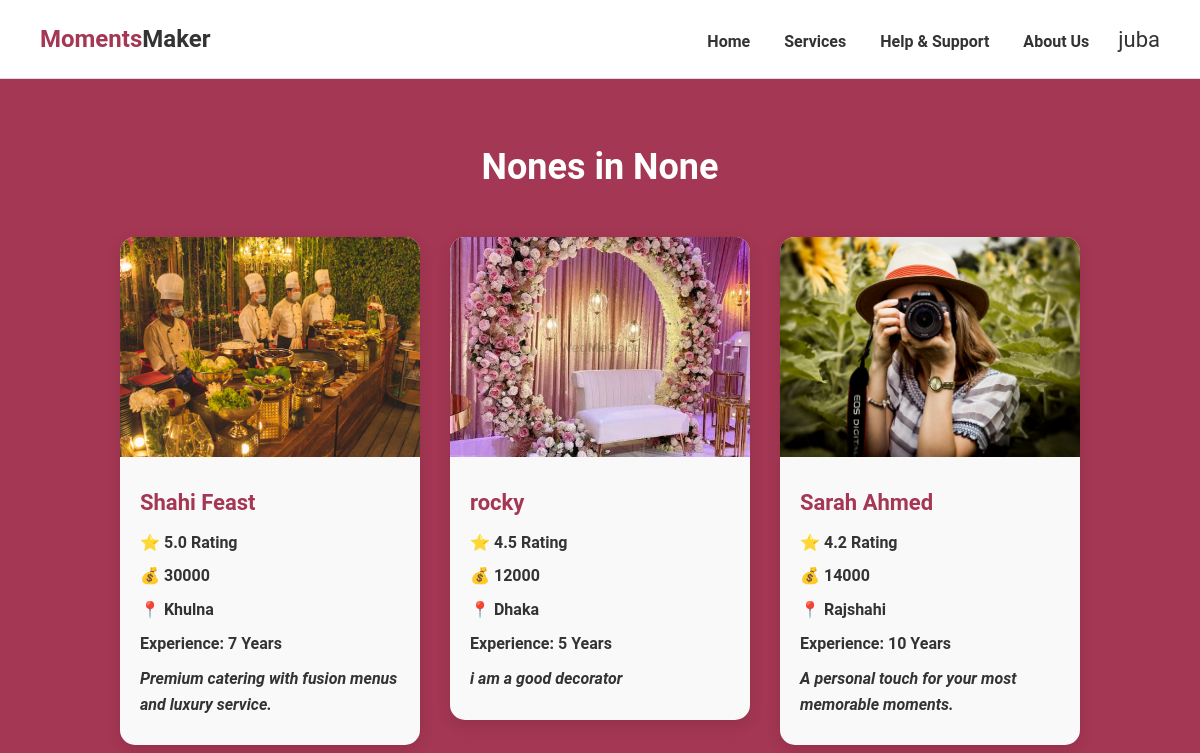
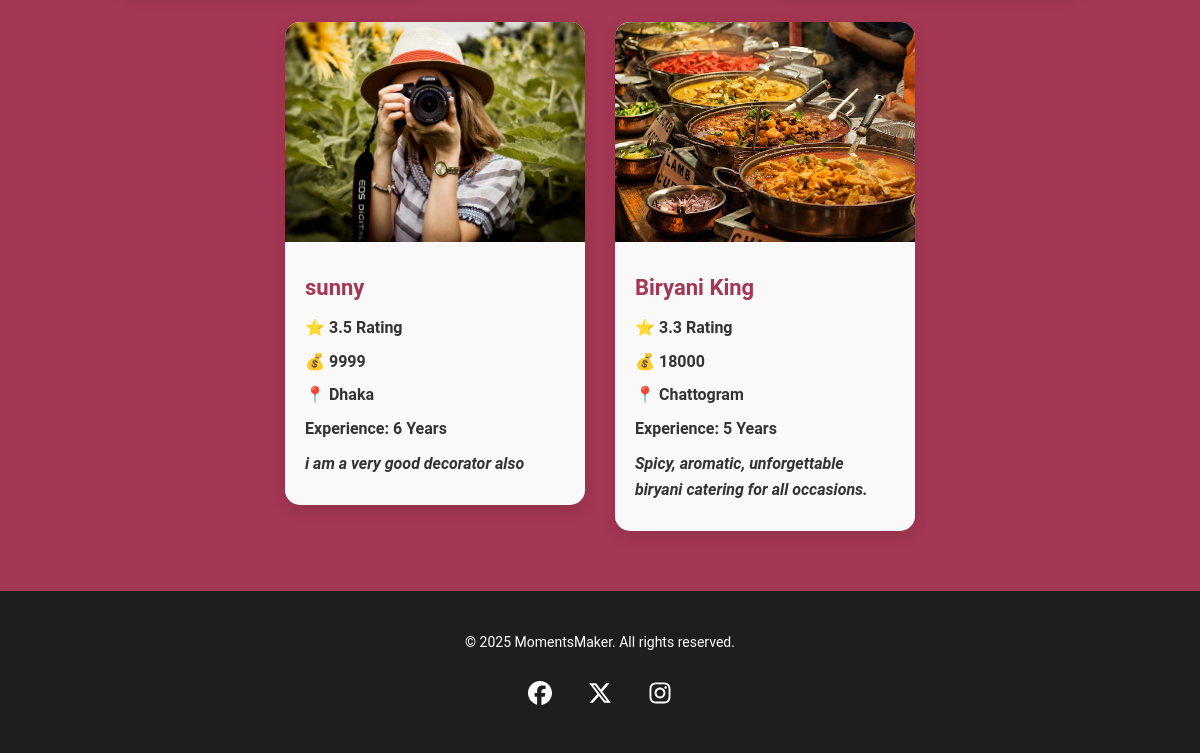
The page /search_results/ (signed in) on the database as committed earlier (2 pictures, top to bottom).
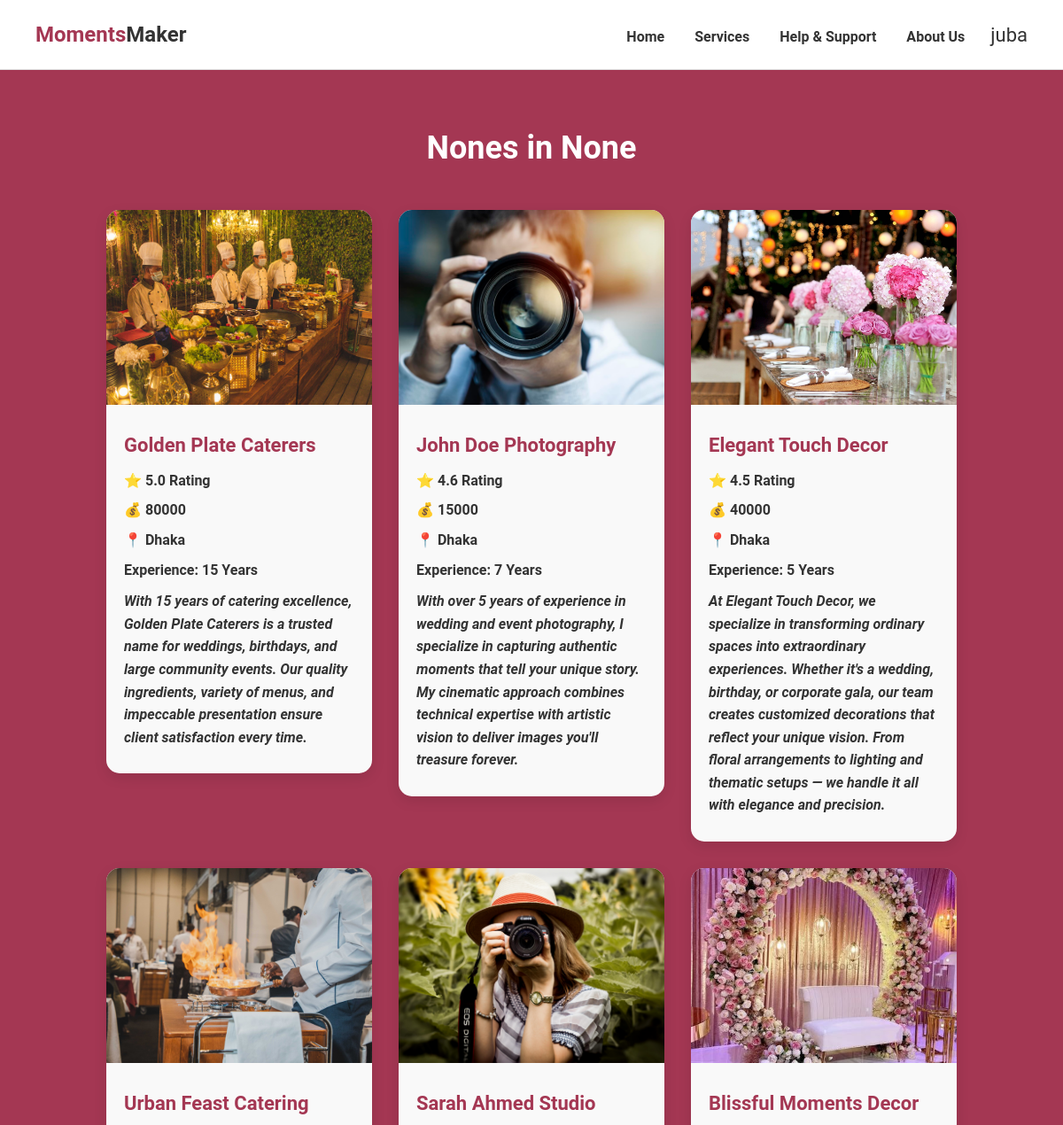
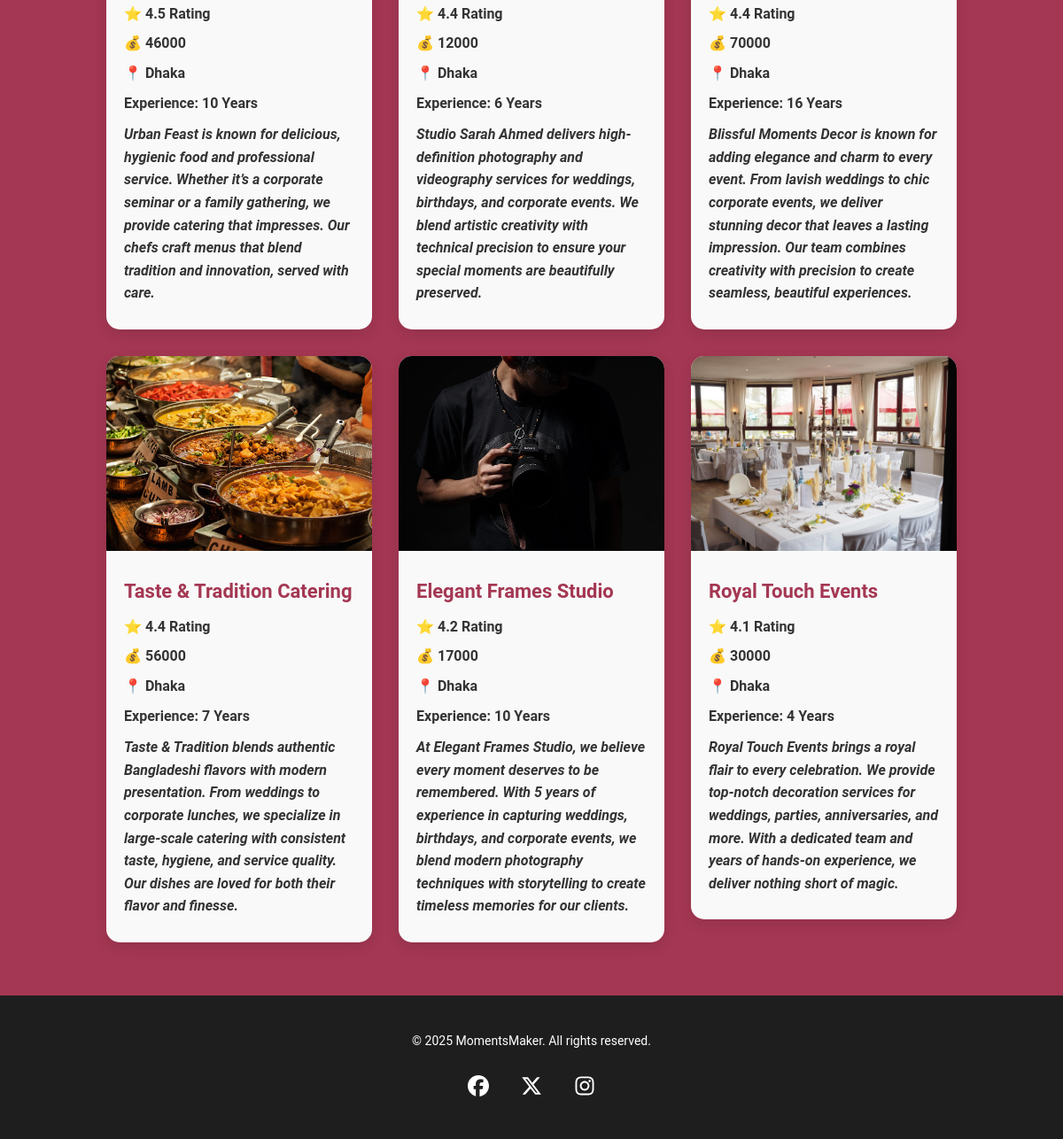
The same page on the database as committed later (2 pictures, top to bottom).
### services/models.py (models this page shows, shortened)
class ServiceProvider(models.Model):
    SERVICE_TYPES = (
        ('photographer', 'Photographer'),
        ('decorator', 'Decorator'),
        ('caterer', 'Caterer'),
    )
    LOCATIONS = (
        ('dhaka', 'Dhaka'),
        ('chattogram', 'Chattogram'),
        ('khulna', 'Khulna'),
        ('rajshahi', 'Rajshahi'),
        ('barishal', 'Barishal'),
        ('sylhet', 'Sylhet'),
        ('mymensingh', 'Mymensingh'),
        ('rangpur', 'Rangpur'),
    )
    EVENT_TYPES = (
        ('wedding', 'Wedding'),
        ('birthday', 'Birthday'),
        ('corporate', 'Corporate Event'),
        ('anniversary', 'Anniversary'),
        ('party', 'Party'),
    )
    user = models.ForeignKey(User, on_delete=models.CASCADE)
    name = models.CharField(max_length=200)
    image = models.ImageField(upload_to='service_providers/')
    short_desc = models.TextField()
    service_type = models.CharField(max_length=20, choices=SERVICE_TYPES)
    location = models.CharField(max_length=20, choices=LOCATIONS)
    event_types = models.CharField(max_length=20, choices=EVENT_TYPES, default='wedding')
    available_dates = models.JSONField(default=list)
    experience = models.PositiveIntegerField()
    events_completed = models.PositiveIntegerField(default=0)  # NEW
    rating = models.DecimalField(max_digits=3, decimal_places=1)
    price = models.IntegerField()
    price_unit = models.CharField(max_length=50, default='per event')  # NEW
    is_verified = models.BooleanField(default=False)  # NEW
    languages = models.CharField(max_length=200, default='Bangla, English')  # NEW
    travel_info = models.CharField(max_length=200, default='Within city')  # NEW
    services_offered = models.ManyToManyField(Service, blank=True, related_name='providers')  # NEW
    package_features = models.ManyToManyField(PackageFeature, blank=True, related_name='providers')  # NEW
    created_at = models.DateTimeField(auto_now_add=True)

### services/views.py (the view)
# urls.py: path('search_results/', s_views.search_results, name='search_results'),
@login_required
def search_results(request):
    service_type = request.GET.get('serviceType')
    location = request.GET.get('location')
    event_type = request.GET.get('eventType')
    event_date = request.GET.get('eventDate')
    filters = Q()
    if service_type:
        filters &= Q(service_type=service_type)
    if location:
        filters &= Q(location=location)
    if event_type:
        filters &= Q(event_types=event_type)
    if event_date:
        filters &= Q(available_dates__icontains=event_date)
        request.session['event_date'] = event_date  #  save date in session
    providers = ServiceProvider.objects.filter(filters).order_by('-rating')
    context = {
        'providers': providers,
        'service_type': service_type,
        'location': location,
        'event_type': event_type,
        'event_date': event_date
    }
    return render(request, 'services/search_results.html', context)

### template/services/search_results.html (shortened to what this page needs)
<!DOCTYPE html>
{% load static %}
<html lang="en">
<head>
  <link rel="stylesheet" href="{% static 'css/styles.css' %}">
</head>
<body>
 <header>
    <div class="logo"><span>Moments</span>Maker</div>
    <nav>
      <a href="{% url 'home' %}">Home</a>
      <a href="{% url 'services' %}">Services</a>
      <a href="{% url 'help' %}">Help & Support</a>
      <a href="{% url 'about' %}">About Us</a>
      <div class="profile-dropdown">
  {% if user.is_authenticated %}
    <span class="icon" id="profileIcon">{{ user.last_name }}</span>
  {% else %}
    <span class="icon" id="profileIcon">👤</span>
    <div class="dropdown-menu" id="dropdownMenu">
      <a href="{% url 'login' %}">Login</a>
    </div>
  {% endif %}
</div>
    </nav>
  </header>
<section class="search-results">
  <h1 class="results-heading">
    {{ service_type|title }}s in {{ location|title }}
  </h1>
  <div class="card-list">
  {% for provider in providers %}
    <a href="{% url 'provider_detail' provider.pk %}" class="provider-link">
  <div class="provider-card">
    <img src="{{ provider.image.url }}" alt="{{ provider.name }}">
    <div class="provider-info">
      <h2>{{ provider.name }}</h2>
      <p>⭐️ {{ provider.rating }} Rating</p>
      <p>💰 {{ provider.price }}</p>
      <p>📍 {{ provider.get_location_display }}</p>
      <p>Experience: {{ provider.experience }} Years</p>
      <p class="short-desc">{{ provider.short_desc }}</p>
    </div>
  </div>
      </a>
  {% empty %}
  <p class="no-results">No providers found matching your criteria</p>
  {% endfor %}
</div>
</section>
  <footer class="footer">
      <p>&copy; 2025 MomentsMaker. All rights reserved.</p>
      <div class="social-icons">
        <a href="https://www.facebook.com/abdullah.al.jubayer.335106"><img src="{% static 'images/facebook.svg' %}" alt="Facebook" /></a>
        <a href="https://x.com/AbdullahAl77285"><img src="{% static 'images/twitter.svg' %}" alt="Twitter" /></a>
        <a href="https://www.instagram.com/_jubayer0_0/"><img src="{% static 'images/instagram.svg' %}" alt="Instagram" /></a>
      </div>
    </footer>
</body>
</html>

### static/css/styles.css (style rules this page uses)
* { box-sizing: border-box; margin: 0; padding: 0; }
body { font-family: 'Roboto', sans-serif; background-color: #fff; color: #333; }
header { display: flex; justify-content: space-between; align-items: center; padding: 20px 40px; border-bottom: 1px solid #ddd; background-color: white; z-index: 1000; }
.logo { font-size: 24px; font-weight: bold; }
.logo span { color: #a43753; }
.profile-dropdown { position: relative; display: inline-block; }
.profile-dropdown .icon { cursor: pointer; font-size: 22px; margin-left: 10px; }
nav a { position: relative; margin: 0 15px; text-decoration: none; color: #333; font-weight: bold; }
nav a:after { content: ''; position: absolute; bottom: 0; left: 0; width: 0; height: 2px; background-color: #a43753; transition: width 0.3s ease; }
nav .icon { font-size: 20px; margin-left: 5px; }
body { font-family: 'Roboto', sans-serif; background-color: #fff; color: #333; line-height: 1.6; }
html, body { height: 100%; margin: 0; padding: 0; display: flex; flex-direction: column; }
.footer .social-icons img { width: 24px; height: 24px; filter: brightness(0) invert(1); }
.footer { background-color: #1e1e1e; color: white; padding: 40px 20px; text-align: center; margin-top: auto; }
.footer p { margin-bottom: 20px; font-size: 14px; }
.social-icons { display: flex; justify-content: center; gap: 20px; }
.social-icons a { color: white; font-size: 20px; width: 40px; height: 40px; border-radius: 50%; display: flex; align-items: center; justify-content: center; transition: all 0.3s ease; }
.search-results { padding: 60px 20px; background-color: #a43753; }
.results-heading { text-align: center; margin-bottom: 40px; font-size: 36px; color: #ffffff; }
.card-list { display: flex; flex-wrap: wrap; gap: 30px; justify-content: center; }
.provider-card { background: #f9f9f9; border-radius: 15px; overflow: hidden; width: 300px; text-decoration: none; color: inherit; box-shadow: 0 5px 15px rgba(0,0,0,0.1); transition: transform 0.2s; }
.provider-card img { width: 100%; height: 220px; object-fit: cover; }
.provider-info { padding: 20px; }
.provider-info h2 { font-size: 22px; margin-bottom: 10px; color: #a43753; }
.provider-info p { font-size: 16px; margin-bottom: 8px; font-weight: bold; }
.short-desc { margin-top: 10px; font-style: italic; }
.provider-link { text-decoration: none; color: inherit; display: block; }

Rows that differ between the two databases and show on the page:
removed ServiceProvider: image (picture), name "Shahi Feast", rating "5.0", price "30000", location "Khulna", experience "7", short_desc "Premium catering with fusion menus and luxury service."
removed ServiceProvider: image (picture), name "rocky", rating "4.5", price "12000", location "Dhaka", experience "5", short_desc "i am a good decorator"
removed ServiceProvider: image (picture), name "Sarah Ahmed", rating "4.2", price "14000", location "Rajshahi", experience "10", short_desc "A personal touch for your most memorable moments."
removed ServiceProvider: image (picture), name "sunny", rating "3.5", price "9999", location "Dhaka", experience "6", short_desc "i am a very good decorator also"
removed ServiceProvider: image (picture), name "Biryani King", rating "3.3", price "18000", location "Chattogram", experience "5", short_desc "Spicy, aromatic, unforgettable biryani catering for all occasions."
added ServiceProvider: image (picture), name "Golden Plate Caterers", rating "5.0", price "80000", location "Dhaka", experience "15", short_desc "With 15 years of catering excellence, Golden Plate Caterers is a trusted name for weddings, birthdays, and large community events. Our quality ingredients, variety of menus, and impeccable presentation ensure client satisfaction every time."
added ServiceProvider: image (picture), name "John Doe Photography", rating "4.6", price "15000", location "Dhaka", experience "7", short_desc "With over 5 years of experience in wedding and event photography, I specialize in capturing authentic moments that tell your unique story. My cinematic approach combines technical expertise with artistic vision to deliver images you'll treasure forever."
added ServiceProvider: image (picture), name "Elegant Touch Decor", rating "4.5", price "40000", location "Dhaka", experience "5", short_desc "At Elegant Touch Decor, we specialize in transforming ordinary spaces into extraordinary experiences. Whether it's a wedding, birthday, or corporate gala, our team creates customized decorations that reflect your unique vision. From floral arrangements to lighting and thematic setups — we handle it all with elegance and precision."
added ServiceProvider: image (picture), name "Urban Feast Catering", rating "4.5", price "46000", location "Dhaka", experience "10", short_desc "Urban Feast is known for delicious, hygienic food and professional service. Whether it’s a corporate seminar or a family gathering, we provide catering that impresses. Our chefs craft menus that blend tradition and innovation, served with care."
added ServiceProvider: image (picture), name "Sarah Ahmed Studio", rating "4.4", price "12000", location "Dhaka", experience "6", short_desc "Studio Sarah Ahmed delivers high-definition photography and videography services for weddings, birthdays, and corporate events. We blend artistic creativity with technical precision to ensure your special moments are beautifully preserved."
added ServiceProvider: image (picture), name "Blissful Moments Decor", rating "4.4", price "70000", location "Dhaka", experience "16", short_desc "Blissful Moments Decor is known for adding elegance and charm to every event. From lavish weddings to chic corporate events, we deliver stunning decor that leaves a lasting impression. Our team combines creativity with precision to create seamless, beautiful experiences."
added ServiceProvider: image (picture), name "Taste & Tradition Catering", rating "4.4", price "56000", location "Dhaka", experience "7", short_desc "Taste & Tradition blends authentic Bangladeshi flavors with modern presentation. From weddings to corporate lunches, we specialize in large-scale catering with consistent taste, hygiene, and service quality. Our dishes are loved for both their flavor and finesse."
added ServiceProvider: image (picture), name "Elegant Frames Studio", rating "4.2", price "17000", location "Dhaka", experience "10", short_desc "At Elegant Frames Studio, we believe every moment deserves to be remembered. With 5 years of experience in capturing weddings, birthdays, and corporate events, we blend modern photography techniques with storytelling to create timeless memories for our clients."
added ServiceProvider: image (picture), name "Royal Touch Events", rating "4.1", price "30000", location "Dhaka", experience "4", short_desc "Royal Touch Events brings a royal flair to every celebration. We provide top-notch decoration services for weddings, parties, anniversaries, and more. With a dedicated team and years of hands-on experience, we deliver nothing short of magic."
